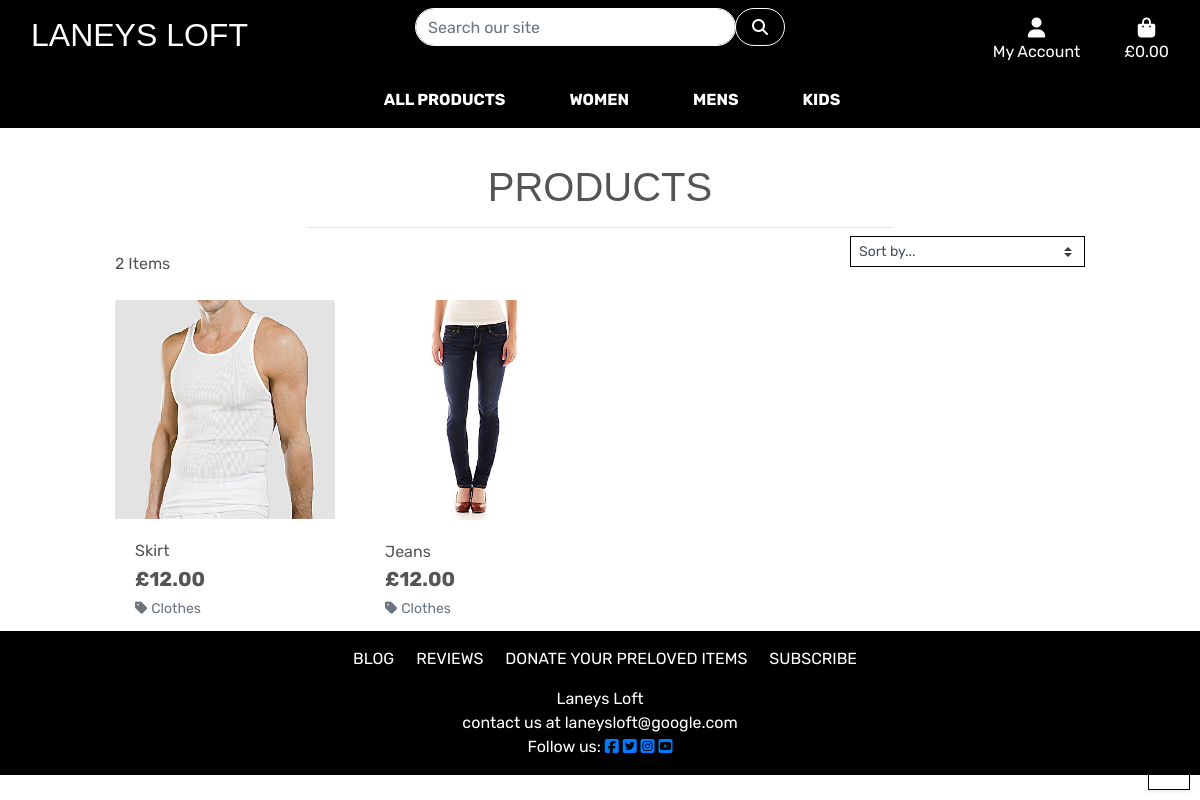
Before: /items/ with the older database file.
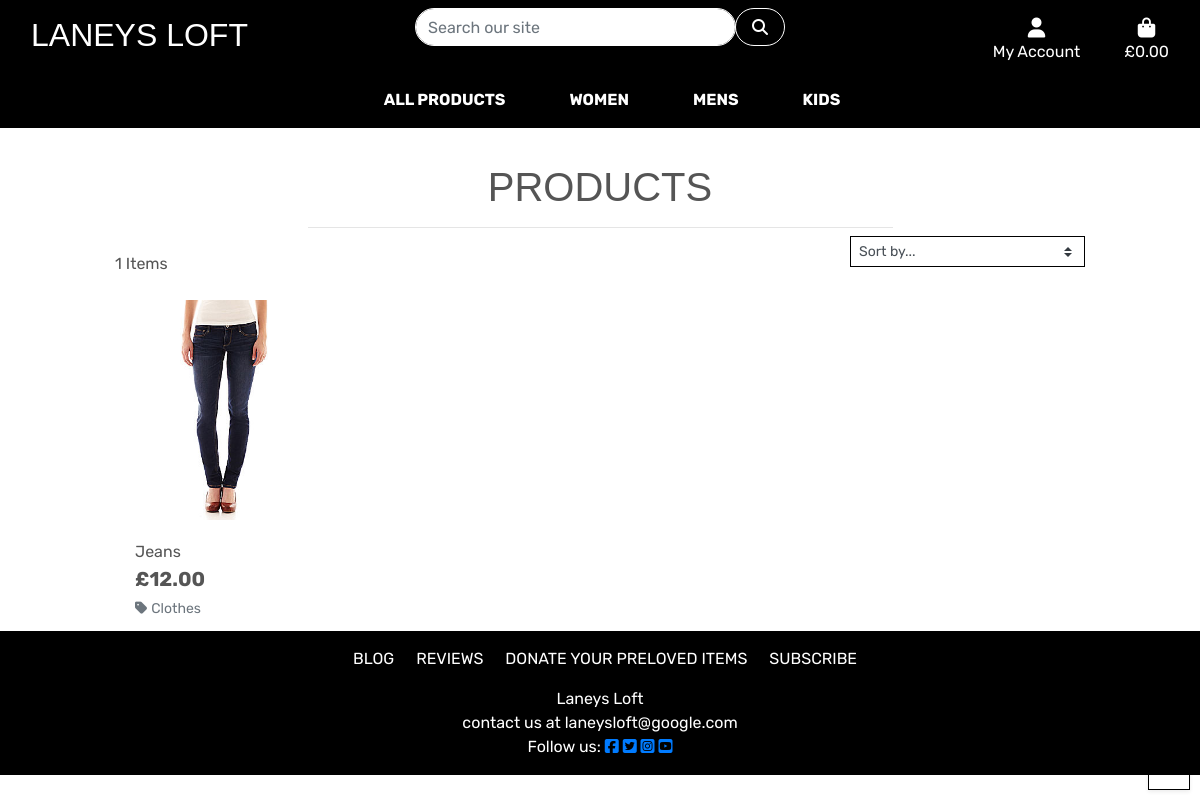
After: the same page with the newer database file.
### items/models.py (models this page shows, shortened)
class Item(models.Model):
    category = models.ForeignKey(
        'Category', null=True, blank=True, on_delete=models.SET_NULL)
    sku = models.UUIDField(
        primary_key=True, default=uuid.uuid4, editable=False, max_length=2254)
    name = models.CharField(max_length=254)
    clothes_type = models.ForeignKey(
        'ClothesType', null=True, blank=True, on_delete=models.SET_NULL)
    men_women_children = models.CharField(
        max_length=200, choices=MEN_WOMEN_CHILDREN, default='na')
    size = models.ForeignKey(
        'Size', null=True, blank=True, on_delete=models.SET_NULL)
    kids_age = models.ForeignKey(
        'KidsAge', null=True, blank=True, on_delete=models.SET_NULL)
    colour = models.ForeignKey(
        'Colour', null=True, blank=True, on_delete=models.SET_NULL)
    brand_or_author = models.ForeignKey(
        'BrandOrAuthor', null=True, blank=True, on_delete=models.SET_NULL)
    description = models.TextField()
    price = models.DecimalField(max_digits=6, decimal_places=2)
    quality = models.CharField(max_length=254)
    image_url = models.URLField(max_length=1024, null=True, blank=True)
    image = models.ImageField(null=True, blank=True)
    quantity = models.IntegerField(null=True, blank=True)

class Category(models.Model):
    class Meta:
        verbose_name_plural = 'Categories'
    name = models.CharField(max_length=254)
    friendly_name = models.CharField(max_length=254, null=True, blank=True)

### items/views.py (the view, shortened to what this page needs)
# urls.py: path('', views.all_items, name='items'),
def all_items(request):
    items = Item.objects.filter(quantity__gte=1)
    query = None
    categories = None
    sort = None
    direction = None
    current_sorting = f'{sort}_{direction}'
    context = {
        'items': items,
        'search_term': query,
        'current_categories': categories,
        'current_sorting': current_sorting,
    }
    return render(request, 'items/items.html', context)

### bag/contexts.py (called while the page is built, shortened)
def bag_contents(request):
    bag_items = []
    total = 0
    item_count = 0
    bag = request.session.get('bag', {})
    if total < settings.FREE_DELIVERY_THRESHOLD:
        delivery = total * Decimal(settings.STANDARD_DELIVERY_PERCENTAGE / 100)
        free_delivery_delta = settings.FREE_DELIVERY_THRESHOLD - total
    else:
        delivery = 0
        free_delivery_delta = 0
    grand_total = delivery + total
    context = {
        'bag_items': bag_items,
        'total': total,
        'item_count': item_count,
        'delivery': delivery,
        'free_delivery_delta': free_delivery_delta,
        'free_delivery_threshold': settings.FREE_DELIVERY_THRESHOLD,
        'grand_total': grand_total,
    }
    return context

### items/templates/items/items.html (shortened to what this page needs)
{% extends "base.html" %}
{% load static %}
{% block page_header %}
    <div class="container header-container">
    </div>
{% endblock %}
{% block content %}
    <div class="overlay"></div>
    <div class="container-fluid">
        <div class="row">
            <div class="col text-center mt-3">
                <h1 class="logo-font">Products</h1>
                <hr class="w-50 mb-1">
            </div>
        </div>
        <div class="row">
            <div class="product-container col-10 offset-1">
                <div class="row mt-1 mb-2">
                    <div class="col-12 col-md-6 my-auto order-md-last d-flex justify-content-center justify-content-md-end">
                        <div class="sort-select-wrapper w-50">
                            <select id="sort-selector" class="custom-select custom-select-sm rounded-0 border border-{% if current_sorting != 'None_None' %}info{% else %}black{% endif %}">
                                <option value="reset" {% if current_sorting == 'None_None' %}selected{% endif %}>Sort by...</option>
                            </select>
                        </div>
                    </div>
                    <div class="col-12 col-md-6 order-md-first">
                        <p class="text mt-3 text-center text-md-left">
                            {{ items|length }} Items{% if search_term %} found for <strong>"{{ search_term }}"</strong>{% endif %}
                        </p>
                    </div>
                </div>
                <div class="row">
                    {% for item in items %}
                        <div class="col-sm-6 col-md-6 col-lg-4 col-xl-3">
                            <div class="card h-100 border-0">
                                {% if item.image %}
                                <a href="{% url 'item_detail' item.sku %}">
                                    <img class="card-img-top img-fluid" src="{{ item.image.url }}" alt="{{ item.name }}">
                                </a>
                                {% else %}
                                <a href="{% url 'item_detail' item.sku %}">
                                    <img class="card-img-top img-fluid" src="{{ MEDIA_URL }}noimage.png" alt="{{ item.name }}">
                                </a>
                                {% endif %}
                                <div class="card-body pb-0">
                                    <p class="mb-0">{{ item.name }}</p>
                                </div>
                                <div class="card-footer bg-white pt-0 border-0 text-left">
                                    <div class="row">
                                        <div class="col">
                                            <p class="lead mb-0 text-left font-weight-bold">£{{ item.price }}</p>
                                            {% if item.category %}
                                            <p class="small mt-1 mb-0">
                                                <a class="text-muted" href="{% url 'items' %}?category={{item.category.name }}">
                                                    <i class="fas fa-tag mr-1"></i>{{ item.category.friendly_name }}
                                                </a>
                                            </p>
                                            {% endif %}
                                        </div>
                                    </div>
                                </div>
                            </div>
                        </div>
                    {% endfor %}
                </div>
            </div>
        </div>
    </div>
    <div class="btt-button shadow-sm rounded-0 border border-black">
        <a class="btt-link d-flex h-100">
            <i class="fas fa-arrow-up text-black mx-auto my-auto"></i>
        </a>
    </div>
{% endblock %}

Changed rows visible on the page:
no longer on this page (row edited): Item: image (picture), name "Skirt", price "12.00", category.friendly_name "Clothes"
Other visible differences:
{{ items|length }}: "2" → "1"
